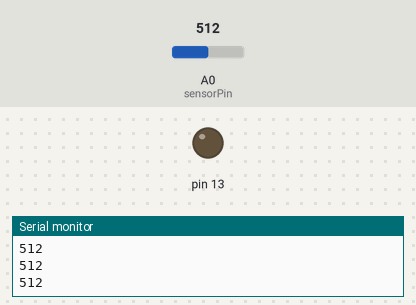
A sketch run on a simulated Arduino Uno, built with avr-gcc and run on an emulated ATmega328P. On the bench: output pins drawn as LEDs (lit = HIGH), the last lines printed to the serial monitor. The test bench sets the inputs (shaded band); at power-on: A0 (sensorPin) = 512.

Above: at 1.2 s.
1.3 s: A0 (sensorPin) set to 110
2.8 s: A0 (sensorPin) set to 89
At 3.7 s:
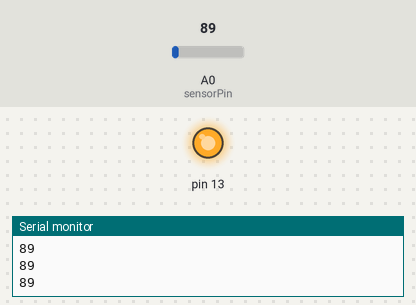
4.3 s: A0 (sensorPin) set to 122
At 4.8 s:
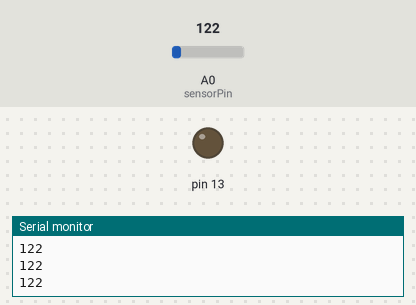
5.8 s: A0 (sensorPin) set to 90
At 7.2 s:
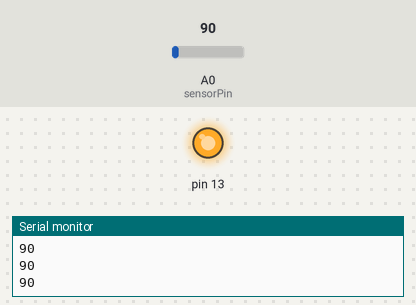
Timing chart, 0 to 8.3 s (numbered marks = the images above; inputs shaded):
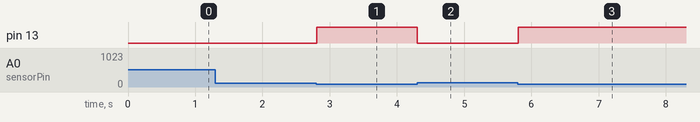

Measured:
- the behaviour switches between 100 and 99 on A0 (sensorPin) (found by bisection; images 0 and 1)
- after the input at 2.8 s, pin 13: LOW → HIGH at once
- after the input at 4.3 s, pin 13: HIGH → LOW at once
- after the input at 5.8 s, pin 13: LOW → HIGH at once

The sketch:

LDR.ino
```cpp
int sensorPin = A0;
unsigned int sensorValue = 0;           // select the input pin for LDunsigned int sensorValue = 0;  // variable to store value coming from LDR
int threshold = 100;
void setup() {
  // put your setup code here, to run once:

 pinMode(13, OUTPUT);
    Serial.begin(9600);
}

void loop() {
  // put your main code here, to run repeatedly:
           // start serial for output - for testing
  sensorValue = analogRead(sensorPin);
  Serial.println(sensorValue);
    if(sensorValue < threshold) digitalWrite(13, HIGH);   // set the LED on
  else digitalWrite(13, LOW);   // set the LED off
}
```
